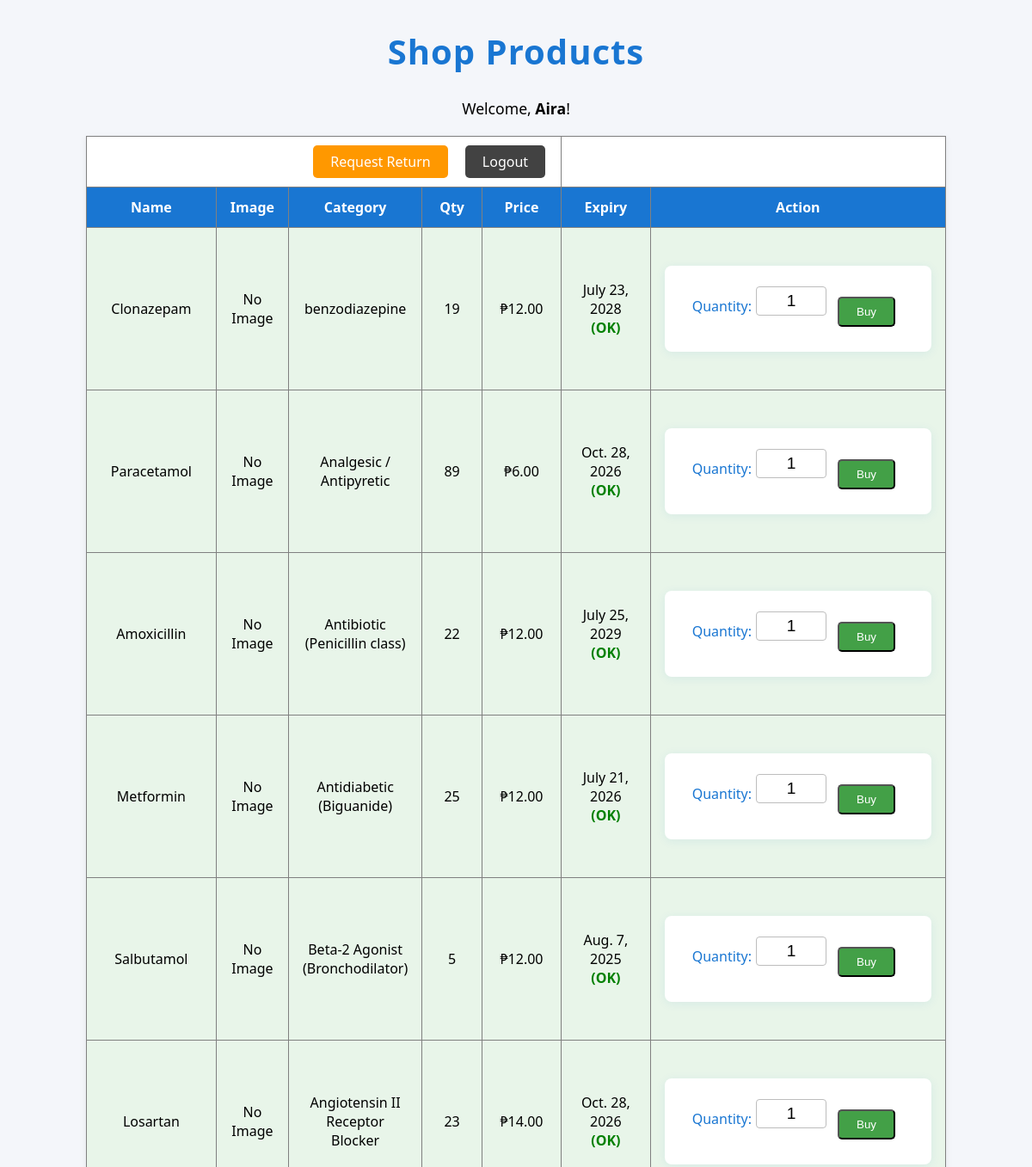
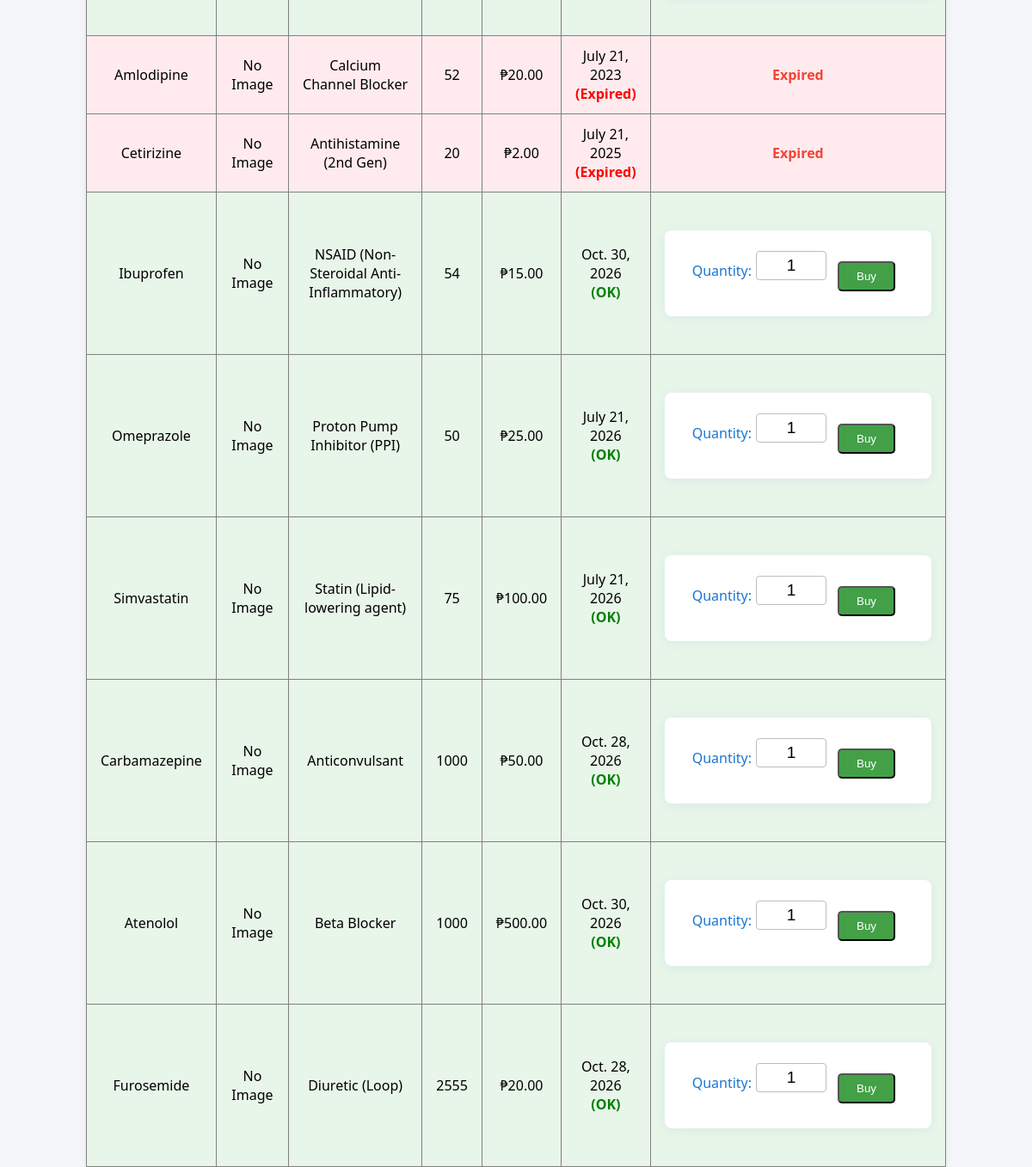
/shop/ (signed in), run on the app's committed database (2 pictures, top to bottom).
### inventory/models.py (models this page shows, shortened)
class Product(models.Model):
    name = models.CharField(max_length=100)
    category = models.CharField(max_length=50)
    quantity = models.PositiveIntegerField()
    expiry_date = models.DateField()
    price = models.DecimalField(max_digits=10, decimal_places=2, default=0.00)
    low_stock_threshold = models.PositiveIntegerField(default=10)
    supplier = models.ForeignKey(Supplier, on_delete=models.SET_NULL, null=True, blank=True)
    image = models.ImageField(upload_to='products/', blank=True, null=True)
    barcode = models.ImageField(upload_to='barcodes/', blank=True)

### inventory/views.py (the view)
# urls.py: path('shop/', views.customer_product_list, name='customer_product_list'),
@login_required
def customer_product_list(request):
    products = Product.objects.all()  # or filter as you prefer
    today = date.today()
    return render(request, 'inventory/customer_product_list.html', {
        'products': products,
        'today': today
    })

### inventory/templates/inventory/customer_product_list.html (shortened to what this page needs)
<!DOCTYPE html>
{% load static %}
<html>
<head>
    <link rel="stylesheet" href="{% static 'styles.css' %}">
</head>
<body>
        <h1 class="main-title">Shop Products</h1>
        {% if user.is_authenticated %}
            <p style="text-align: center; font-size: 1.1rem; margin-bottom: 20px;">
                Welcome, <strong>{{ user.username|capfirst }}</strong>!
            </p>
        {% endif %}
     <table border="1">
        <thead>
            <div>
             {% if user.is_authenticated %}
                    {% if user.is_staff %}
                        <tr>
                            <th colspan="5" style="text-align: right; padding: 10px; background-color: transparent;">
                                <a href="{% url 'logout' %}" class="nav-btn" style="background-color: #424242; margin-right: 8px;">
                                    Logout
                                </a>
                                <a href="{% url 'product_list' %}" class="nav-btn" style="background-color: #1976d2; margin-right: 8px;">
                                    Dashboard
                                </a>
                                <a href="/admin/" class="nav-btn" style="background-color: #455a64;">
                                    Admin Panel
                                </a>
                            </th>
                        </tr>
                    {% else %}
                        <tr>
                            <th colspan="5" style="text-align: right; padding: 10px; background-color: transparent;">
                                <a href="{% url 'request_return' %}" class="nav-btn" style="background-color: #ff9800; margin-right: 8px;">Request Return</a>
                                <a href="{% url 'logout' %}" class="nav-btn" style="background-color: #424242;">
                                    Logout
                                </a>
                            </th>
                        </tr>
                    {% endif %}
                {% endif %}
            </div>
            <tr>
                <th>Name</th>
                <th>Image</th>
                <th>Category</th>
                <th>Qty</th>
                <th>Price</th>
                <th>Expiry</th>
                <th>Action</th>
            </tr>
        </thead>
        <tbody>
    {% for product in products %}
    <tr style="background-color: {% if product.expiry_date < today %}#ffebee{% else %}#e8f5e9{% endif %};">
        <td>{{ product.name }}</td>
        <td>
            {% if product.image %}
                <img src="{{ product.image.url }}" alt="{{ product.name }}" width="100">
            {% else %}
                No Image
            {% endif %}
        </td>
        <td>{{ product.category }}</td>
        <td>{{ product.quantity }}</td>
        <td>₱{{ product.price|floatformat:2 }}</td>
        <td>
            {{ product.expiry_date }}
            {% if product.expiry_date < today %}
                <span style="color: red; font-weight: bold;">(Expired)</span>
            {% else %}
                <span style="color: green; font-weight: bold;">(OK)</span>
            {% endif %}
        </td>
        <td>
            {% if product.expiry_date < today %}
                <span style="color: #f44336; font-weight: bold;">Expired</span>
            {% elif product.quantity > 0 %}
                {% if user.is_authenticated %}
                    <form action="{% url 'purchase_product' product.pk %}" method="post" class="buy-form">
                        <label for="quantity-{{ product.pk }}">Quantity:</label>
                        <input type="number" id="quantity-{{ product.pk }}" name="quantity" value="1" min="1" max="{{ product.quantity }}" class="quantity-input" style="width: 70px; font-size: 1.2rem; padding: 5px;">
                        <button type="submit" class="nav-btn">Buy</button>
                    </form>
                {% else %}
                    <a href="{% url 'login' %}?next={% url 'customer_product_list' %}" class="nav-btn">Buy</a>
                {% endif %}
            {% else %}
                <span style="color: #f44336; font-weight: bold;">Out of Stock</span>
            {% endif %}
        </td>
    </tr>
    {% endfor %}
</tbody>
    </table>
</body>
</html>

### static/styles.css (style rules this page uses)
body { font-family: 'Segoe UI', Arial, sans-serif; background: #f4f6fa; margin: 0; padding: 0; }
h1 { text-align: center; color: #333; margin-top: 30px; }
table { margin: 0 auto; border-collapse: collapse; width: 80%; background: #fff; box-shadow: 0 2px 8px rgba(0,0,0,0.07); }
th, td { padding: 12px 16px; text-align: center; }
th { background: #1976d2; color: #fff; font-weight: 600; }
tr { transition: background 0.2s; }
.main-title { text-align: center; color: #1976d2; margin-top: 32px; font-size: 2.5rem; letter-spacing: 1px; }
.nav-btn { display: inline-block; padding: 8px 20px; margin: 0 8px; border-radius: 5px; text-decoration: none; font-weight: 500; background: #43a047; color: #fff; transition: background 0.2s; }
form { max-width: 400px; margin: 32px auto; padding: 24px 32px; background: #fff; border-radius: 8px; box-shadow: 0 2px 12px rgba(25, 118, 210, 0.08); }
form label { display: block; margin-bottom: 6px; font-weight: 500; color: #1976d2; }
form input[type="text"], form input[type="number"], form input[type="date"] { width: 100%; padding: 10px 12px; margin-bottom: 18px; border: 1px solid #bdbdbd; border-radius: 4px; font-size: 1rem; transition: border 0.2s; }
form button.nav-btn { margin-right: 10px; margin-top: 8px; }
.buy-form { display: flex; align-items: center; justify-content: center; gap: 5px; }
.quantity-input { width: 60px; padding: 6px 8px; border: 1px solid #ccc; border-radius: 4px; text-align: center; -moz-appearance: textfield; }

### data on the page
Product: name "Clonazepam", shows "No Image", category "benzodiazepine", quantity "19", price "12.00", expiry_date "July 23, 2028", shows "(OK)"
Product: name "Paracetamol", shows "No Image", category "Analgesic / Antipyretic", quantity "89", price "6.00", expiry_date "Oct. 28, 2026", shows "(OK)"
Product: name "Amoxicillin", shows "No Image", category "Antibiotic (Penicillin class)", quantity "22", price "12.00", expiry_date "July 25, 2029", shows "(OK)"
Product: name "Metformin", shows "No Image", category "Antidiabetic (Biguanide)", quantity "25", price "12.00", expiry_date "July 21, 2026", shows "(OK)"
Product: name "Salbutamol", shows "No Image", category "Beta-2 Agonist (Bronchodilator)", quantity "5", price "12.00", expiry_date "Aug. 7, 2025", shows "(OK)"
Product: name "Losartan", shows "No Image", category "Angiotensin II Receptor Blocker", quantity "23", price "14.00", expiry_date "Oct. 28, 2026", shows "(OK)"
Product: name "Amlodipine", shows "No Image", category "Calcium Channel Blocker", quantity "52", price "20.00", expiry_date "July 21, 2023", shows "(Expired)"
Product: name "Cetirizine", shows "No Image", category "Antihistamine (2nd Gen)", quantity "20", price "2.00", expiry_date "July 21, 2025", shows "(Expired)"
Product: name "Ibuprofen", shows "No Image", category "NSAID (Non-Steroidal Anti-Inflammatory)", quantity "54", price "15.00", expiry_date "Oct. 30, 2026", shows "(OK)"
Product: name "Omeprazole", shows "No Image", category "Proton Pump Inhibitor (PPI)", quantity "50", price "25.00", expiry_date "July 21, 2026", shows "(OK)"
Product: name "Simvastatin", shows "No Image", category "Statin (Lipid-lowering agent)", quantity "75", price "100.00", expiry_date "July 21, 2026", shows "(OK)"
Product: name "Carbamazepine", shows "No Image", category "Anticonvulsant", quantity "1000", price "50.00", expiry_date "Oct. 28, 2026", shows "(OK)"
Product: name "Atenolol", shows "No Image", category "Beta Blocker", quantity "1000", price "500.00", expiry_date "Oct. 30, 2026", shows "(OK)"
Product: name "Furosemide", shows "No Image", category "Diuretic (Loop)", quantity "2555", price "20.00", expiry_date "Oct. 28, 2026", shows "(OK)"

### other printed values
{{ user.username|capfirst }} "Aira"
